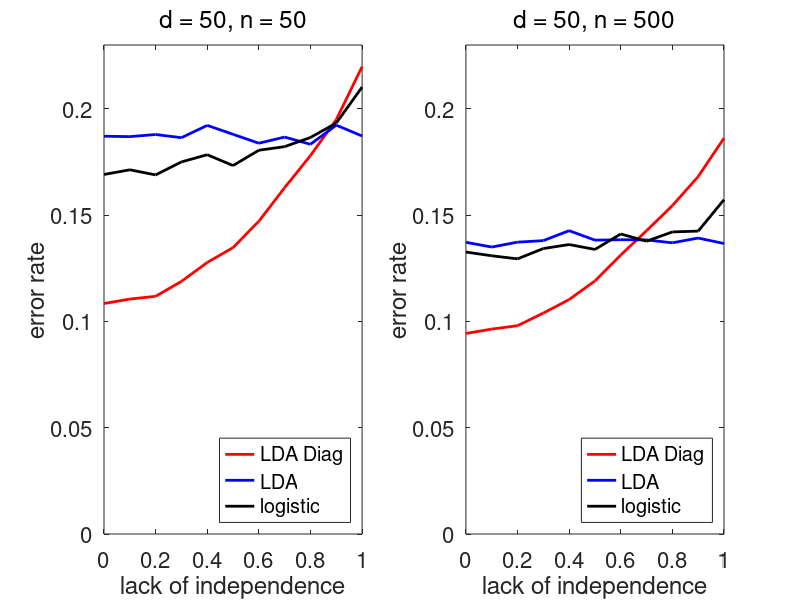

MATLAB code for this plot:
clear all
seed = 2;
rand('state',seed);
randn('state',seed);

try
    ccc=openfig('compare_LDA_Logistic.fig');
catch
    disp('missing figure file')
end


ts = 0:.1:1;
nrep = 100;
d = 50;

for irep = 1:nrep
    % load data
    n1 = 50;
    n0 = 50;
    std_noise = 1;
    mu1ast = randn(d,1)/sqrt(d)*2;
    mu0ast = randn(d,1)/sqrt(d)*2;
    noise1_train = randn(n1,d);
    noise0_train = randn(n0,d);
    noise1_test = randn(n1,d);
    noise0_test = randn(n0,d);
    
    for it=1:length(ts)
        Sigma_common_sqrt1 = expm(-ts(it)*randn(d,d)/8);
        Sigma_common_sqrt0 = expm(-ts(it)*randn(d,d)/8);
        
        X1 = ones(n1,1) * mu1ast' + std_noise * noise1_train * Sigma_common_sqrt1;
        X0 = ones(n0,1) * mu0ast' + std_noise * noise0_train * Sigma_common_sqrt0;
        X = [ X1; X0];
        y = [ ones(n1,1); zeros(n0,1) ];
        n = n1 + n0;
        
        X1_test = ones(n1,1) * mu1ast' + std_noise *  noise1_test * Sigma_common_sqrt1;
        X0_test = ones(n0,1) * mu0ast' + std_noise * noise0_test * Sigma_common_sqrt0;
        X_test = [ X1_test; X0_test];
        y_test = [ ones(n1,1); zeros(n0,1) ];
        
        
        % LDA
        % maximum likelihood estimation
        mu1 = sum( X1, 1)'/n1;
        mu0 = sum( X0, 1)'/n0;
        
        Sigma1 = ( X1 - ones(n1,1)*mu1' )' *  ( X1 - ones(n1,1)*mu1' ) / n1;
        Sigma0 = ( X0 - ones(n0,1)*mu0' )' *  ( X0 - ones(n0,1)*mu0' ) / n0;
        
        Sigma = n0/n * Sigma0 + n1/n * Sigma1;
        
        % computing discriminative affine function
        w_LDA  = Sigma \ ( mu1 - mu0 );
        b_LDA = - .5 * ( mu1 + mu0 )' * w_LDA + log ( n1 / n0 );
        
        
        % compute error rates
        error_train_LDA(irep,it) = mean( abs( ( sign( X * w_LDA + b_LDA ) + 1 ) / 2 - y ) )
        error_test_LDA(irep,it) = mean( abs( ( sign( X_test * w_LDA + b_LDA ) + 1 ) / 2 - y_test ) )
        
        
        % LDA - diagonal
        % maximum likelihood estimation
        mu1 = sum( X1, 1)'/n1;
        mu0 = sum( X0, 1)'/n0;
        
        Sigma1 = ( X1 - ones(n1,1)*mu1' )' *  ( X1 - ones(n1,1)*mu1' ) / n1;
        Sigma0 = ( X0 - ones(n0,1)*mu0' )' *  ( X0 - ones(n0,1)*mu0' ) / n0;
        
        Sigma = diag(diag(n0/n * Sigma0 + n1/n * Sigma1));
        
        % computing discriminative affine function
        w_LDA  = Sigma \ ( mu1 - mu0 );
        b_LDA = - .5 * ( mu1 + mu0 )' * w_LDA + log ( n1 / n0 );
        
        
        % compute error rates
        error_train_LDA_diag(irep,it) = mean( abs( ( sign( X * w_LDA + b_LDA ) + 1 ) / 2 - y ) )
        error_test_LDA_diag(irep,it) = mean( abs( ( sign( X_test * w_LDA + b_LDA ) + 1 ) / 2 - y_test ) )
        
        
        
        % LOGISTIC REGRESSION
        Xint = [ X ones(n,1) ];   % add constant variable to x
        theta = zeros(d+1,1);
        normgradient = Inf;
        k=1;
        while (normgradient > 1e-10 & k < 100)
            eta = Xint * theta;
            mu = 1./(1+exp(-eta));
            gradient = Xint'*(y-mu) - 1e-12 * theta;
            H = - Xint' * ( repmat( mu.*(1-mu) , 1 , d+1 ) .* Xint ) - 1e-12 * eye(d+1);
            theta = theta - H \ gradient;
            if any(isnan(theta)), pause; end
            normgradient = norm(gradient);
            fprintf('k = %d - norm of gradient = %e\n',k,normgradient);
            k=k+1;
        end
        theta_LOGISTIC = theta;
        w_LOGISTIC = theta(1:d);
        b_LOGISTIC = theta(d+1);
        % compute error rates
        error_train_LOGISTIC(irep,it) = mean( abs( ( sign( X * w_LOGISTIC + b_LOGISTIC ) + 1 ) / 2 - y ) )
        error_test_LOGISTIC(irep,it) = mean( abs( ( sign( X_test * w_LOGISTIC + b_LOGISTIC ) + 1 ) / 2 - y_test ) )
        
    end
end
subplot(1,2,1);
plot(ts,mean(error_test_LDA_diag,1),'r','linewidth',2); hold on;
plot(ts,mean(error_test_LDA,1),'b','linewidth',2); hold on;
plot(ts,mean(error_test_LOGISTIC,1),'k','linewidth',2); hold off;
legend('LDA Diag','LDA','logistic','location','southeast');
set(gca,'fontsize',16)
xlabel('lack of independence');
ylabel('error rate')
axis([0 1 0 .23]);
title('d = 50, n = 50', 'fontweight','normal');




seed = 2;
rand('state',seed);
randn('state',seed);

ts = 0:.1:1;
nrep = 50;
d = 50;

for irep = 1:nrep
    % load data
    n1 = 500;
    n0 = 500;
    std_noise = 1;
    mu1ast = randn(d,1)/sqrt(d)*2;
    mu0ast = randn(d,1)/sqrt(d)*2;
    noise1_train = randn(n1,d);
    noise0_train = randn(n0,d);
    noise1_test = randn(n1,d);
    noise0_test = randn(n0,d);
    
    for it=1:length(ts)
        Sigma_common_sqrt1 = expm(-ts(it)*randn(d,d)/8);
        Sigma_common_sqrt0 = expm(-ts(it)*randn(d,d)/8);
        
        X1 = ones(n1,1) * mu1ast' + std_noise * noise1_train * Sigma_common_sqrt1;
        X0 = ones(n0,1) * mu0ast' + std_noise * noise0_train * Sigma_common_sqrt0;
        X = [ X1; X0];
        y = [ ones(n1,1); zeros(n0,1) ];
        n = n1 + n0;
        
        X1_test = ones(n1,1) * mu1ast' + std_noise *  noise1_test * Sigma_common_sqrt1;
        X0_test = ones(n0,1) * mu0ast' + std_noise * noise0_test * Sigma_common_sqrt0;
        X_test = [ X1_test; X0_test];
        y_test = [ ones(n1,1); zeros(n0,1) ];
        
        
        % LDA
        % maximum likelihood estimation
        mu1 = sum( X1, 1)'/n1;
        mu0 = sum( X0, 1)'/n0;
        
        Sigma1 = ( X1 - ones(n1,1)*mu1' )' *  ( X1 - ones(n1,1)*mu1' ) / n1;
        Sigma0 = ( X0 - ones(n0,1)*mu0' )' *  ( X0 - ones(n0,1)*mu0' ) / n0;
        
        Sigma = n0/n * Sigma0 + n1/n * Sigma1;
        
        % computing discriminative affine function
        w_LDA  = Sigma \ ( mu1 - mu0 );
        b_LDA = - .5 * ( mu1 + mu0 )' * w_LDA + log ( n1 / n0 );
        
        
        % compute error rates
        error_train_LDA(irep,it) = mean( abs( ( sign( X * w_LDA + b_LDA ) + 1 ) / 2 - y ) )
        error_test_LDA(irep,it) = mean( abs( ( sign( X_test * w_LDA + b_LDA ) + 1 ) / 2 - y_test ) )
        
        
        
        % LDA - diagonal
        % maximum likelihood estimation
        mu1 = sum( X1, 1)'/n1;
        mu0 = sum( X0, 1)'/n0;
        
        Sigma1 = ( X1 - ones(n1,1)*mu1' )' *  ( X1 - ones(n1,1)*mu1' ) / n1;
        Sigma0 = ( X0 - ones(n0,1)*mu0' )' *  ( X0 - ones(n0,1)*mu0' ) / n0;
        
        Sigma = diag(diag(n0/n * Sigma0 + n1/n * Sigma1));
        
        % computing discriminative affine function
        w_LDA  = Sigma \ ( mu1 - mu0 );
        b_LDA = - .5 * ( mu1 + mu0 )' * w_LDA + log ( n1 / n0 );
        
        
        % compute error rates
        error_train_LDA_diag(irep,it) = mean( abs( ( sign( X * w_LDA + b_LDA ) + 1 ) / 2 - y ) )
        error_test_LDA_diag(irep,it) = mean( abs( ( sign( X_test * w_LDA + b_LDA ) + 1 ) / 2 - y_test ) )
        
        
        % LOGISTIC REGRESSION
        Xint = [ X ones(n,1) ];   % add constant variable to x
        theta = zeros(d+1,1);
        normgradient = Inf;
        k=1;
        while (normgradient > 1e-10 & k < 100)
            eta = Xint * theta;
            mu = 1./(1+exp(-eta));
            gradient = Xint'*(y-mu) - 1e-12 * theta;
            H = - Xint' * ( repmat( mu.*(1-mu) , 1 , d+1 ) .* Xint ) - 1e-12 * eye(d+1);
            theta = theta - H \ gradient;
            if any(isnan(theta)), pause; end
            normgradient = norm(gradient);
            fprintf('k = %d - norm of gradient = %e\n',k,normgradient);
            k=k+1;
        end
        theta_LOGISTIC = theta;
        w_LOGISTIC = theta(1:d);
        b_LOGISTIC = theta(d+1);
        % compute error rates
        error_train_LOGISTIC(irep,it) = mean( abs( ( sign( X * w_LOGISTIC + b_LOGISTIC ) + 1 ) / 2 - y ) )
        error_test_LOGISTIC(irep,it) = mean( abs( ( sign( X_test * w_LOGISTIC + b_LOGISTIC ) + 1 ) / 2 - y_test ) )
        
    end
end
subplot(1,2,2);
plot(ts,mean(error_test_LDA_diag,1),'r','linewidth',2); hold on;
plot(ts,mean(error_test_LDA,1),'b','linewidth',2); hold on;
plot(ts,mean(error_test_LOGISTIC,1),'k','linewidth',2); hold off;
legend('LDA Diag','LDA','logistic','location','southeast');
set(gca,'fontsize',16)
xlabel('lack of independence');
ylabel('error rate')
axis([0 1 0 .23]);
title('d = 50, n = 500', 'fontweight','normal');

try
    print('-depsc', 'compare_LDA_Logistic.eps');
    close(ccc)
catch
    disp('missing figure file')
end
